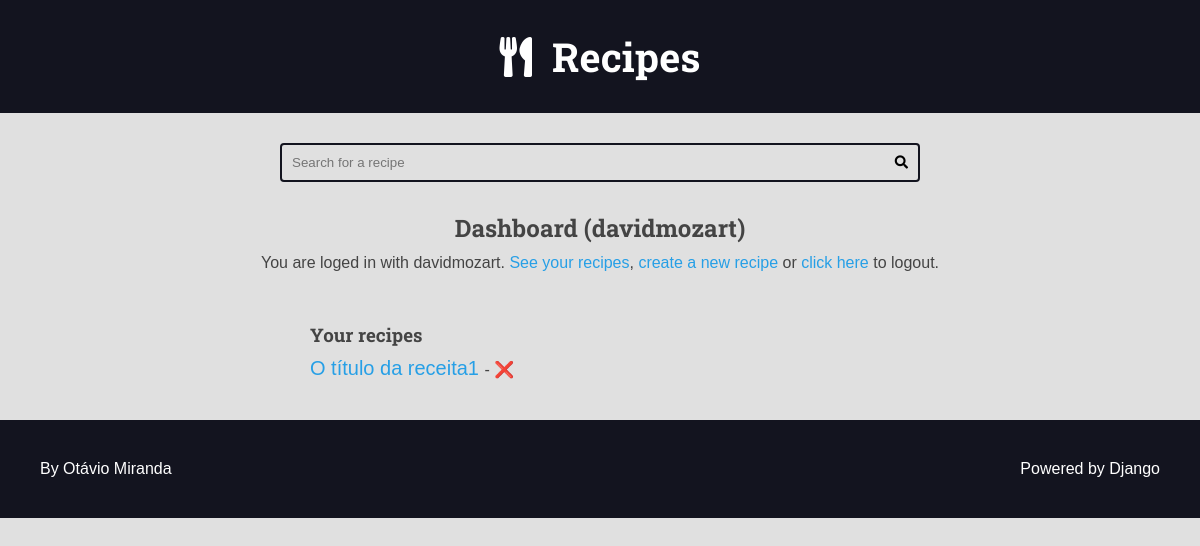
Before: /authors/dashboard/ (signed in) with the older database file.
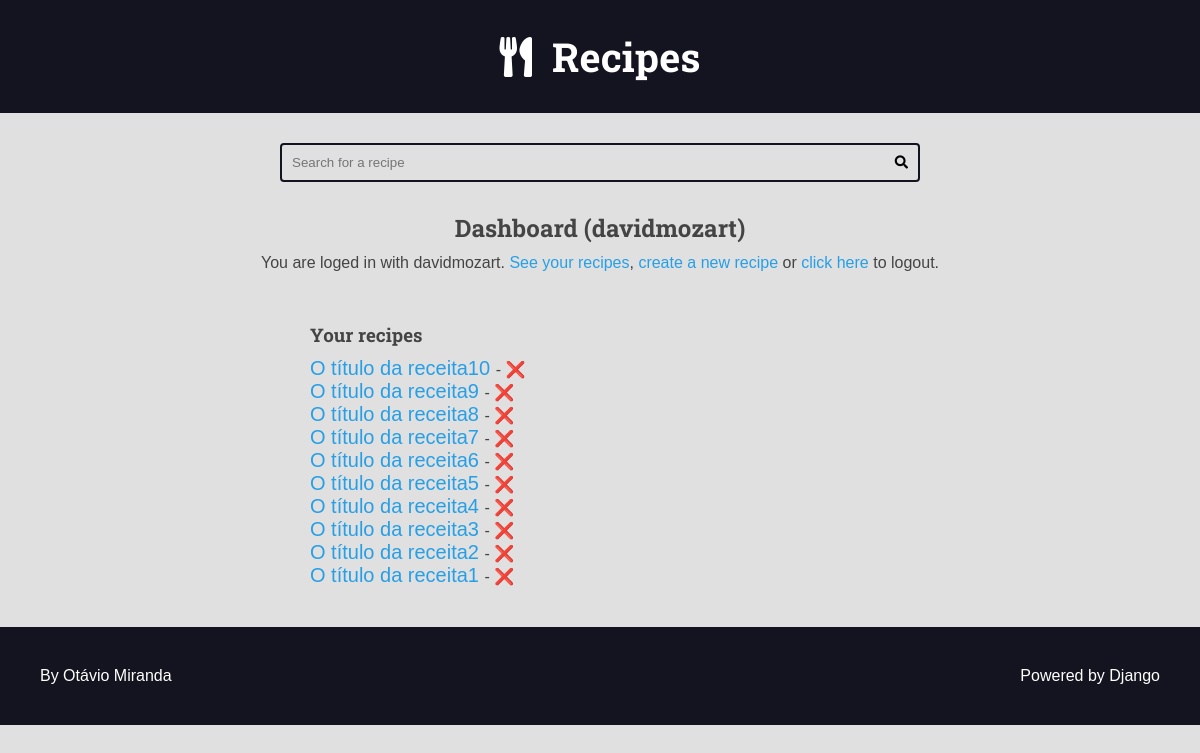
After: the same page with the newer database file.
### recipes/models.py (models this page shows, shortened)
class Recipe(models.Model):
    title = models.CharField(max_length=65)
    description = models.CharField(max_length=165)
    slug = models.SlugField(unique=True)
    preparation_time = models.IntegerField()
    preparation_time_unit = models.CharField(max_length=65)
    servings = models.IntegerField()
    servings_unit = models.CharField(max_length=65)
    preparation_steps = models.TextField()
    preparation_steps_is_html = models.BooleanField(default=False)
    created_at = models.DateTimeField(auto_now_add=True)
    updated_at = models.DateTimeField(auto_now=True)
    is_published = models.BooleanField(default=False)
    cover = models.ImageField(
        upload_to='recipes/covers/%Y/%m/%d/', blank=True, null=True,)
    category = models.ForeignKey(
        Category, on_delete=models.SET_NULL, null=True, blank=True,
        default=None,
    )
    author = models.ForeignKey(
        User, on_delete=models.SET_NULL, null=True
    )

### authors/views.py (the view)
# urls.py: path('dashboard/', views.dashboard, name='dashboard'),
@login_required(login_url='authors:login', redirect_field_name='next')
def dashboard(request):
    recipes = Recipe.objects.filter(
        is_published = False,
        author = request.user,
    )
    return render(
        request,
        'authors/pages/dashboard.html',
        context={
        'recipes': recipes,
    })

### authors/templates/authors/pages/dashboard.html (shortened to what this page needs)
{% extends "global/base.html" %}
{% block content %}
<div class="main-content center main-container">
    <h2>Dashboard ({{user}}) </h2>
    {% include "authors/partials/login_message.html" %}
    <div class="authors-dashboard-container">
        <h3>Your recipes</h3>
        <ul>
            {% for recipe in recipes %}
            <li>
                <a href="{% url "authors:dashboard_recipe_edit" recipe.id %}">{{ recipe.title }} </a> -
                <form class="inline-form form-delete"
                action="{% url "authors:dashboard_recipe_delete"%}"
                method="POST" >
                    <button type="submit" class="plaintext-button">❌</button>
                </form>
            </li>
            {% empty %}
                <li>
                    <p>You do not have recipes, please create one.</p>
                </li>
            {% endfor %}
        </ul>
    </div>
</div>
{% endblock content %}

Changed rows visible on the page:
now on this page (row edited): Recipe: title "O título da receita10"
now on this page (row edited): Recipe: title "O título da receita9"
now on this page (row edited): Recipe: title "O título da receita8"
now on this page (row edited): Recipe: title "O título da receita7"
now on this page (row edited): Recipe: title "O título da receita6"
now on this page (row edited): Recipe: title "O título da receita5"
now on this page (row edited): Recipe: title "O título da receita4"
now on this page (row edited): Recipe: title "O título da receita3"
now on this page (row edited): Recipe: title "O título da receita2"
